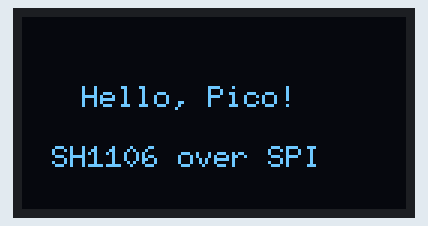
Bench run of a sketch on a simulated Raspberry Pi Pico. On the bench: 128×64 one-colour display.

Above: at 0.1 s.

The sketch:

screen.ino
```cpp
#include <U8g2lib.h>
#include <SPI.h>

// SH1106 128x64, 4-wire hardware SPI. Args: rotation, CS, DC, RESET
U8G2_SH1106_128X64_NONAME_F_4W_HW_SPI u8g2(U8G2_R0, 6, 5, 4);

void setup() {
  SPI.setSCK(2);   // CLK  -> GP2
  SPI.setTX(3);    // MOSI -> GP3
  u8g2.begin();
}

void loop() {
  u8g2.clearBuffer();
  u8g2.setFont(u8g2_font_6x10_tf);
  u8g2.drawStr(20, 30, "Hello, Pico!");
  u8g2.drawStr(10, 50, "SH1106 over SPI");
  u8g2.sendBuffer();
  delay(1000);
}
```
